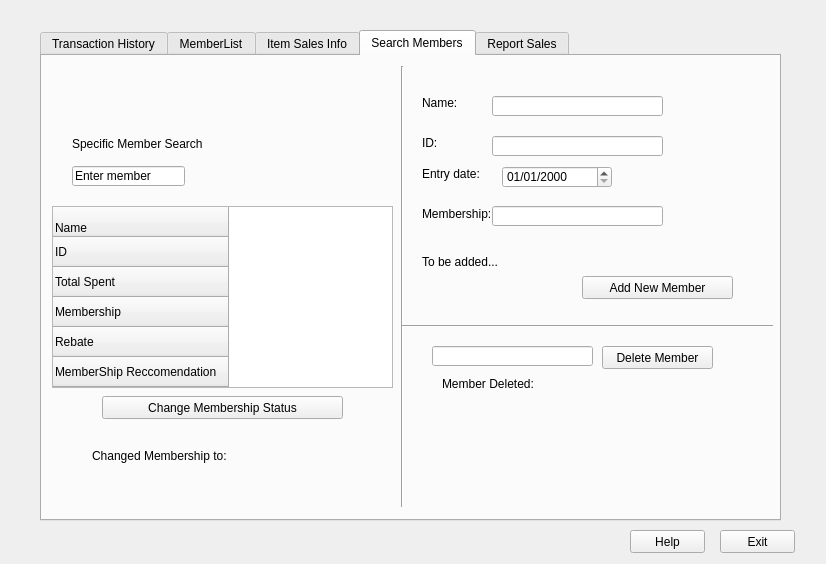
<?xml version="1.0" encoding="UTF-8"?>
<ui version="4.0">
 <class>MainProgram</class>
 <widget class="QDialog" name="MainProgram">
  <property name="geometry">
   <rect>
    <x>0</x>
    <y>0</y>
    <width>826</width>
    <height>564</height>
   </rect>
  </property>
  <property name="windowTitle">
   <string>Warehouse Manager 1998</string>
  </property>
  <widget class="QTabWidget" name="TabMenu">
   <property name="geometry">
    <rect>
     <x>40</x>
     <y>30</y>
     <width>741</width>
     <height>491</height>
    </rect>
   </property>
   <property name="contextMenuPolicy">
    <enum>Qt::PreventContextMenu</enum>
   </property>
   <property name="currentIndex">
    <number>3</number>
   </property>
   <widget class="QWidget" name="Transaction">
    <attribute name="title">
     <string>Transaction History</string>
    </attribute>
    <widget class="QTableWidget" name="TransactionTable">
     <property name="geometry">
      <rect>
       <x>50</x>
       <y>20</y>
       <width>642</width>
       <height>351</height>
      </rect>
     </property>
     <attribute name="horizontalHeaderDefaultSectionSize">
      <number>128</number>
     </attribute>
     <column>
      <property name="text">
       <string>Date Purchased</string>
      </property>
     </column>
     <column>
      <property name="text">
       <string>ID</string>
      </property>
     </column>
     <column>
      <property name="text">
       <string>Product</string>
      </property>
     </column>
     <column>
      <property name="text">
       <string>Quantity</string>
      </property>
     </column>
     <column>
      <property name="text">
       <string>Product Price</string>
      </property>
     </column>
    </widget>
    <widget class="QDateEdit" name="DateInput">
     <property name="geometry">
      <rect>
       <x>500</x>
       <y>400</y>
       <width>110</width>
       <height>22</height>
      </rect>
     </property>
     <property name="displayFormat">
      <string>MM/dd/yyyy</string>
     </property>
    </widget>
    <widget class="QPushButton" name="GenerateReport">
     <property name="geometry">
      <rect>
       <x>630</x>
       <y>400</y>
       <width>75</width>
       <height>23</height>
      </rect>
     </property>
     <property name="text">
      <string>Generate</string>
     </property>
    </widget>
    <widget class="QLabel" name="reportPrompt">
     <property name="geometry">
      <rect>
       <x>500</x>
       <y>380</y>
       <width>141</width>
       <height>16</height>
      </rect>
     </property>
     <property name="text">
      <string>Generate Sales Report</string>
     </property>
    </widget>
   </widget>
   <widget class="QWidget" name="MemberList">
    <attribute name="title">
     <string>MemberList</string>
    </attribute>
    <widget class="QTableWidget" name="MemberTable">
     <property name="geometry">
      <rect>
       <x>50</x>
       <y>50</y>
       <width>631</width>
       <height>371</height>
      </rect>
     </property>
     <column>
      <property name="text">
       <string>Member Name</string>
      </property>
     </column>
     <column>
      <property name="text">
       <string>Member ID</string>
      </property>
     </column>
     <column>
      <property name="text">
       <string>Member Type</string>
      </property>
     </column>
     <column>
      <property name="text">
       <string>Rebate</string>
      </property>
     </column>
     <column>
      <property name="text">
       <string>Expiration Date</string>
      </property>
     </column>
    </widget>
    <widget class="QLabel" name="DisplayLabel">
     <property name="geometry">
      <rect>
       <x>20</x>
       <y>20</y>
       <width>91</width>
       <height>21</height>
      </rect>
     </property>
     <property name="text">
      <string>Display Members:</string>
     </property>
    </widget>
    <widget class="QComboBox" name="DisplayOption">
     <property name="geometry">
      <rect>
       <x>110</x>
       <y>20</y>
       <width>111</width>
       <height>22</height>
      </rect>
     </property>
     <item>
      <property name="text">
       <string>All Members</string>
      </property>
     </item>
     <item>
      <property name="text">
       <string>Executive Members</string>
      </property>
     </item>
     <item>
      <property name="text">
       <string>Normal Members</string>
      </property>
     </item>
    </widget>
    <widget class="QPushButton" name="pushButton_3">
     <property name="geometry">
      <rect>
       <x>430</x>
       <y>430</y>
       <width>171</width>
       <height>23</height>
      </rect>
     </property>
     <property name="text">
      <string>Open Memberlist File</string>
     </property>
    </widget>
    <widget class="QLabel" name="MemberListError">
     <property name="geometry">
      <rect>
       <x>100</x>
       <y>430</y>
       <width>141</width>
       <height>21</height>
      </rect>
     </property>
     <property name="text">
      <string/>
     </property>
    </widget>
    <widget class="QPushButton" name="SaveButton">
     <property name="geometry">
      <rect>
       <x>270</x>
       <y>430</y>
       <width>141</width>
       <height>23</height>
      </rect>
     </property>
     <property name="text">
      <string>Save As:</string>
     </property>
    </widget>
   </widget>
   <widget class="QWidget" name="ItemInfo">
    <attribute name="title">
     <string>Item Sales Info</string>
    </attribute>
    <widget class="QTableWidget" name="ItemStatstable">
     <property name="geometry">
      <rect>
       <x>100</x>
       <y>40</y>
       <width>541</width>
       <height>261</height>
      </rect>
     </property>
     <column>
      <property name="text">
       <string>Item</string>
      </property>
     </column>
     <column>
      <property name="text">
       <string>Price ($)</string>
      </property>
     </column>
     <column>
      <property name="text">
       <string># of units sold</string>
      </property>
     </column>
     <column>
      <property name="text">
       <string>Total Revanue ($)</string>
      </property>
     </column>
     <column>
      <property name="text">
       <string>Available for Sale</string>
      </property>
     </column>
    </widget>
    <widget class="QLabel" name="ItemSalesStats">
     <property name="geometry">
      <rect>
       <x>30</x>
       <y>10</y>
       <width>101</width>
       <height>16</height>
      </rect>
     </property>
     <property name="text">
      <string>Item sales statistics</string>
     </property>
    </widget>
    <widget class="QPushButton" name="RefreshItemSales">
     <property name="geometry">
      <rect>
       <x>140</x>
       <y>10</y>
       <width>75</width>
       <height>23</height>
      </rect>
     </property>
     <property name="text">
      <string>Refresh</string>
     </property>
    </widget>
    <widget class="Line" name="line_6">
     <property name="geometry">
      <rect>
       <x>0</x>
       <y>340</y>
       <width>731</width>
       <height>16</height>
      </rect>
     </property>
     <property name="orientation">
      <enum>Qt::Horizontal</enum>
     </property>
    </widget>
    <widget class="QLabel" name="label_3">
     <property name="geometry">
      <rect>
       <x>40</x>
       <y>360</y>
       <width>241</width>
       <height>16</height>
      </rect>
     </property>
     <property name="text">
      <string>Change item Avaliability</string>
     </property>
    </widget>
    <widget class="QLineEdit" name="ItemSearchinput">
     <property name="geometry">
      <rect>
       <x>40</x>
       <y>380</y>
       <width>201</width>
       <height>20</height>
      </rect>
     </property>
    </widget>
    <widget class="Line" name="line_7">
     <property name="geometry">
      <rect>
       <x>363</x>
       <y>350</y>
       <width>20</width>
       <height>121</height>
      </rect>
     </property>
     <property name="orientation">
      <enum>Qt::Vertical</enum>
     </property>
    </widget>
    <widget class="QPushButton" name="ToggleAvailability">
     <property name="geometry">
      <rect>
       <x>254</x>
       <y>380</y>
       <width>101</width>
       <height>23</height>
      </rect>
     </property>
     <property name="text">
      <string>Toggle Availability</string>
     </property>
    </widget>
    <widget class="QLabel" name="label">
     <property name="geometry">
      <rect>
       <x>390</x>
       <y>360</y>
       <width>191</width>
       <height>16</height>
      </rect>
     </property>
     <property name="text">
      <string>Add item to inventory</string>
     </property>
    </widget>
    <widget class="QLineEdit" name="newItemNameInput">
     <property name="geometry">
      <rect>
       <x>390</x>
       <y>380</y>
       <width>113</width>
       <height>20</height>
      </rect>
     </property>
    </widget>
    <widget class="QLineEdit" name="newItemPriceInput">
     <property name="geometry">
      <rect>
       <x>390</x>
       <y>410</y>
       <width>113</width>
       <height>20</height>
      </rect>
     </property>
    </widget>
    <widget class="QLabel" name="newItemName">
     <property name="geometry">
      <rect>
       <x>520</x>
       <y>380</y>
       <width>81</width>
       <height>16</height>
      </rect>
     </property>
     <property name="text">
      <string>Item Name</string>
     </property>
    </widget>
    <widget class="QLabel" name="newItemPrice">
     <property name="geometry">
      <rect>
       <x>520</x>
       <y>410</y>
       <width>91</width>
       <height>16</height>
      </rect>
     </property>
     <property name="text">
      <string>Item Price</string>
     </property>
    </widget>
    <widget class="QPushButton" name="SubmitNewItem">
     <property name="geometry">
      <rect>
       <x>610</x>
       <y>440</y>
       <width>111</width>
       <height>23</height>
      </rect>
     </property>
     <property name="text">
      <string>Submit</string>
     </property>
    </widget>
   </widget>
   <widget class="QWidget" name="SearchMember">
    <attribute name="title">
     <string>Search Members</string>
    </attribute>
    <widget class="QLineEdit" name="MemberSearchInput">
     <property name="geometry">
      <rect>
       <x>30</x>
       <y>110</y>
       <width>113</width>
       <height>20</height>
      </rect>
     </property>
     <property name="text">
      <string>Enter member</string>
     </property>
    </widget>
    <widget class="QTableWidget" name="MemberDataTable">
     <property name="geometry">
      <rect>
       <x>10</x>
       <y>150</y>
       <width>341</width>
       <height>182</height>
      </rect>
     </property>
     <row>
      <property name="text">
       <string>Name</string>
      </property>
      <property name="textAlignment">
       <set>AlignLeading|AlignBottom</set>
      </property>
     </row>
     <row>
      <property name="text">
       <string>ID</string>
      </property>
     </row>
     <row>
      <property name="text">
       <string>Total Spent</string>
      </property>
     </row>
     <row>
      <property name="text">
       <string>Membership</string>
      </property>
     </row>
     <row>
      <property name="text">
       <string>Rebate</string>
      </property>
     </row>
     <row>
      <property name="text">
       <string>MemberShip Reccomendation</string>
      </property>
     </row>
    </widget>
    <widget class="QPushButton" name="AddMember">
     <property name="geometry">
      <rect>
       <x>540</x>
       <y>220</y>
       <width>151</width>
       <height>23</height>
      </rect>
     </property>
     <property name="text">
      <string>Add New Member</string>
     </property>
    </widget>
    <widget class="QLabel" name="SpecificLabel">
     <property name="geometry">
      <rect>
       <x>30</x>
       <y>80</y>
       <width>131</width>
       <height>16</height>
      </rect>
     </property>
     <property name="text">
      <string>Specific Member Search</string>
     </property>
    </widget>
    <widget class="QPushButton" name="ChangeMemberShip">
     <property name="geometry">
      <rect>
       <x>60</x>
       <y>340</y>
       <width>241</width>
       <height>23</height>
      </rect>
     </property>
     <property name="text">
      <string>Change Membership Status</string>
     </property>
    </widget>
    <widget class="Line" name="line_4">
     <property name="geometry">
      <rect>
       <x>350</x>
       <y>10</y>
       <width>20</width>
       <height>441</height>
      </rect>
     </property>
     <property name="orientation">
      <enum>Qt::Vertical</enum>
     </property>
    </widget>
    <widget class="Line" name="line_5">
     <property name="geometry">
      <rect>
       <x>360</x>
       <y>260</y>
       <width>371</width>
       <height>20</height>
      </rect>
     </property>
     <property name="orientation">
      <enum>Qt::Horizontal</enum>
     </property>
    </widget>
    <widget class="QLabel" name="ChangeMembershipLabel">
     <property name="geometry">
      <rect>
       <x>50</x>
       <y>390</y>
       <width>261</width>
       <height>20</height>
      </rect>
     </property>
     <property name="text">
      <string>Changed Membership to:</string>
     </property>
    </widget>
    <widget class="QLabel" name="addName">
     <property name="geometry">
      <rect>
       <x>380</x>
       <y>40</y>
       <width>47</width>
       <height>13</height>
      </rect>
     </property>
     <property name="text">
      <string>Name:</string>
     </property>
    </widget>
    <widget class="QLabel" name="addId">
     <property name="geometry">
      <rect>
       <x>380</x>
       <y>80</y>
       <width>47</width>
       <height>13</height>
      </rect>
     </property>
     <property name="text">
      <string>ID:</string>
     </property>
    </widget>
    <widget class="QLabel" name="addDate">
     <property name="geometry">
      <rect>
       <x>380</x>
       <y>110</y>
       <width>71</width>
       <height>16</height>
      </rect>
     </property>
     <property name="text">
      <string>Entry date:</string>
     </property>
    </widget>
    <widget class="QLabel" name="addMember">
     <property name="geometry">
      <rect>
       <x>380</x>
       <y>150</y>
       <width>71</width>
       <height>16</height>
      </rect>
     </property>
     <property name="text">
      <string>Membership:</string>
     </property>
    </widget>
    <widget class="QDateEdit" name="addDateEdit">
     <property name="geometry">
      <rect>
       <x>460</x>
       <y>110</y>
       <width>110</width>
       <height>22</height>
      </rect>
     </property>
     <property name="displayFormat">
      <string>MM/dd/yyyy</string>
     </property>
    </widget>
    <widget class="QLineEdit" name="addNameEdit">
     <property name="geometry">
      <rect>
       <x>450</x>
       <y>40</y>
       <width>171</width>
       <height>20</height>
      </rect>
     </property>
    </widget>
    <widget class="QLineEdit" name="addIdEdit">
     <property name="geometry">
      <rect>
       <x>450</x>
       <y>80</y>
       <width>171</width>
       <height>20</height>
      </rect>
     </property>
    </widget>
    <widget class="QLineEdit" name="addMemberEdit">
     <property name="geometry">
      <rect>
       <x>450</x>
       <y>150</y>
       <width>171</width>
       <height>20</height>
      </rect>
     </property>
    </widget>
    <widget class="QLabel" name="addMemberError">
     <property name="geometry">
      <rect>
       <x>380</x>
       <y>195</y>
       <width>231</width>
       <height>21</height>
      </rect>
     </property>
     <property name="text">
      <string>To be added...</string>
     </property>
    </widget>
    <widget class="QPushButton" name="deleteMember">
     <property name="geometry">
      <rect>
       <x>560</x>
       <y>290</y>
       <width>111</width>
       <height>23</height>
      </rect>
     </property>
     <property name="text">
      <string>Delete Member</string>
     </property>
    </widget>
    <widget class="QLineEdit" name="deleteMemberInput">
     <property name="geometry">
      <rect>
       <x>390</x>
       <y>290</y>
       <width>161</width>
       <height>20</height>
      </rect>
     </property>
    </widget>
    <widget class="QLabel" name="deletedMemberLabel">
     <property name="geometry">
      <rect>
       <x>400</x>
       <y>320</y>
       <width>141</width>
       <height>16</height>
      </rect>
     </property>
     <property name="text">
      <string>Member Deleted: </string>
     </property>
    </widget>
   </widget>
   <widget class="QWidget" name="ReportSales">
    <attribute name="title">
     <string>Report Sales</string>
    </attribute>
    <widget class="QLineEdit" name="ManualProductName">
     <property name="geometry">
      <rect>
       <x>20</x>
       <y>120</y>
       <width>201</width>
       <height>20</height>
      </rect>
     </property>
    </widget>
    <widget class="QLabel" name="ReportTransactionsLabel">
     <property name="geometry">
      <rect>
       <x>20</x>
       <y>20</y>
       <width>141</width>
       <height>16</height>
      </rect>
     </property>
     <property name="text">
      <string>Report Transactions</string>
     </property>
    </widget>
    <widget class="Line" name="line">
     <property name="geometry">
      <rect>
       <x>350</x>
       <y>50</y>
       <width>20</width>
       <height>411</height>
      </rect>
     </property>
     <property name="orientation">
      <enum>Qt::Vertical</enum>
     </property>
    </widget>
    <widget class="Line" name="line_2">
     <property name="geometry">
      <rect>
       <x>0</x>
       <y>40</y>
       <width>731</width>
       <height>20</height>
      </rect>
     </property>
     <property name="orientation">
      <enum>Qt::Horizontal</enum>
     </property>
    </widget>
    <widget class="QLabel" name="ManualReportLalel">
     <property name="geometry">
      <rect>
       <x>20</x>
       <y>60</y>
       <width>91</width>
       <height>16</height>
      </rect>
     </property>
     <property name="text">
      <string>Manual Report</string>
     </property>
    </widget>
    <widget class="QLabel" name="RepoerfileFile">
     <property name="geometry">
      <rect>
       <x>380</x>
       <y>60</y>
       <width>151</width>
       <height>16</height>
      </rect>
     </property>
     <property name="text">
      <string>Report via transaction File</string>
     </property>
    </widget>
    <widget class="Line" name="line_3">
     <property name="geometry">
      <rect>
       <x>-3</x>
       <y>80</y>
       <width>731</width>
       <height>20</height>
      </rect>
     </property>
     <property name="orientation">
      <enum>Qt::Horizontal</enum>
     </property>
    </widget>
    <widget class="QLabel" name="Productsold">
     <property name="geometry">
      <rect>
       <x>20</x>
       <y>100</y>
       <width>141</width>
       <height>16</height>
      </rect>
     </property>
     <property name="text">
      <string>Name of Product sold</string>
     </property>
    </widget>
    <widget class="QLabel" name="CostofProductLabel">
     <property name="geometry">
      <rect>
       <x>20</x>
       <y>150</y>
       <width>211</width>
       <height>16</height>
      </rect>
     </property>
     <property name="text">
      <string>Cost of Product</string>
     </property>
    </widget>
    <widget class="QLineEdit" name="CostProdcutInpit">
     <property name="geometry">
      <rect>
       <x>20</x>
       <y>170</y>
       <width>113</width>
       <height>20</height>
      </rect>
     </property>
    </widget>
    <widget class="QLabel" name="productSoldLabel">
     <property name="geometry">
      <rect>
       <x>20</x>
       <y>200</y>
       <width>131</width>
       <height>16</height>
      </rect>
     </property>
     <property name="text">
      <string># of Product Sold</string>
     </property>
    </widget>
    <widget class="QSpinBox" name="spinBox">
     <property name="geometry">
      <rect>
       <x>20</x>
       <y>220</y>
       <width>42</width>
       <height>22</height>
      </rect>
     </property>
    </widget>
    <widget class="QLineEdit" name="IDofBuyer">
     <property name="geometry">
      <rect>
       <x>20</x>
       <y>270</y>
       <width>113</width>
       <height>20</height>
      </rect>
     </property>
    </widget>
    <widget class="QLabel" name="IDInputReportSales">
     <property name="geometry">
      <rect>
       <x>20</x>
       <y>250</y>
       <width>91</width>
       <height>16</height>
      </rect>
     </property>
     <property name="text">
      <string>ID of Buyer</string>
     </property>
    </widget>
    <widget class="QDateEdit" name="Manualreportbutton">
     <property name="geometry">
      <rect>
       <x>20</x>
       <y>320</y>
       <width>110</width>
       <height>22</height>
      </rect>
     </property>
    </widget>
    <widget class="QLabel" name="DateBoughtLabel">
     <property name="geometry">
      <rect>
       <x>20</x>
       <y>300</y>
       <width>111</width>
       <height>16</height>
      </rect>
     </property>
     <property name="text">
      <string>Date Bought</string>
     </property>
    </widget>
    <widget class="QLineEdit" name="FileDiectoryReportSales">
     <property name="geometry">
      <rect>
       <x>390</x>
       <y>120</y>
       <width>311</width>
       <height>20</height>
      </rect>
     </property>
     <property name="text">
      <string/>
     </property>
    </widget>
    <widget class="QLabel" name="FileNameInput">
     <property name="geometry">
      <rect>
       <x>390</x>
       <y>100</y>
       <width>61</width>
       <height>16</height>
      </rect>
     </property>
     <property name="text">
      <string>File Name:</string>
     </property>
    </widget>
    <widget class="QPushButton" name="pushButton">
     <property name="geometry">
      <rect>
       <x>174</x>
       <y>430</y>
       <width>151</width>
       <height>23</height>
      </rect>
     </property>
     <property name="text">
      <string>Complete Manual Report</string>
     </property>
    </widget>
    <widget class="QPushButton" name="ReportFileContents">
     <property name="geometry">
      <rect>
       <x>554</x>
       <y>430</y>
       <width>161</width>
       <height>23</height>
      </rect>
     </property>
     <property name="text">
      <string>Report File Contents</string>
     </property>
    </widget>
    <widget class="QPushButton" name="Filebrowser">
     <property name="geometry">
      <rect>
       <x>600</x>
       <y>150</y>
       <width>101</width>
       <height>23</height>
      </rect>
     </property>
     <property name="text">
      <string>Browse:</string>
     </property>
    </widget>
    <widget class="QLabel" name="ManualReportError">
     <property name="geometry">
      <rect>
       <x>180</x>
       <y>410</y>
       <width>151</width>
       <height>16</height>
      </rect>
     </property>
     <property name="text">
      <string/>
     </property>
    </widget>
   </widget>
  </widget>
  <widget class="QPushButton" name="Help">
   <property name="geometry">
    <rect>
     <x>630</x>
     <y>530</y>
     <width>75</width>
     <height>23</height>
    </rect>
   </property>
   <property name="text">
    <string>Help</string>
   </property>
  </widget>
  <widget class="QPushButton" name="Exit">
   <property name="geometry">
    <rect>
     <x>720</x>
     <y>530</y>
     <width>75</width>
     <height>23</height>
    </rect>
   </property>
   <property name="text">
    <string>Exit</string>
   </property>
  </widget>
 </widget>
 <resources/>
 <connections/>
</ui>
